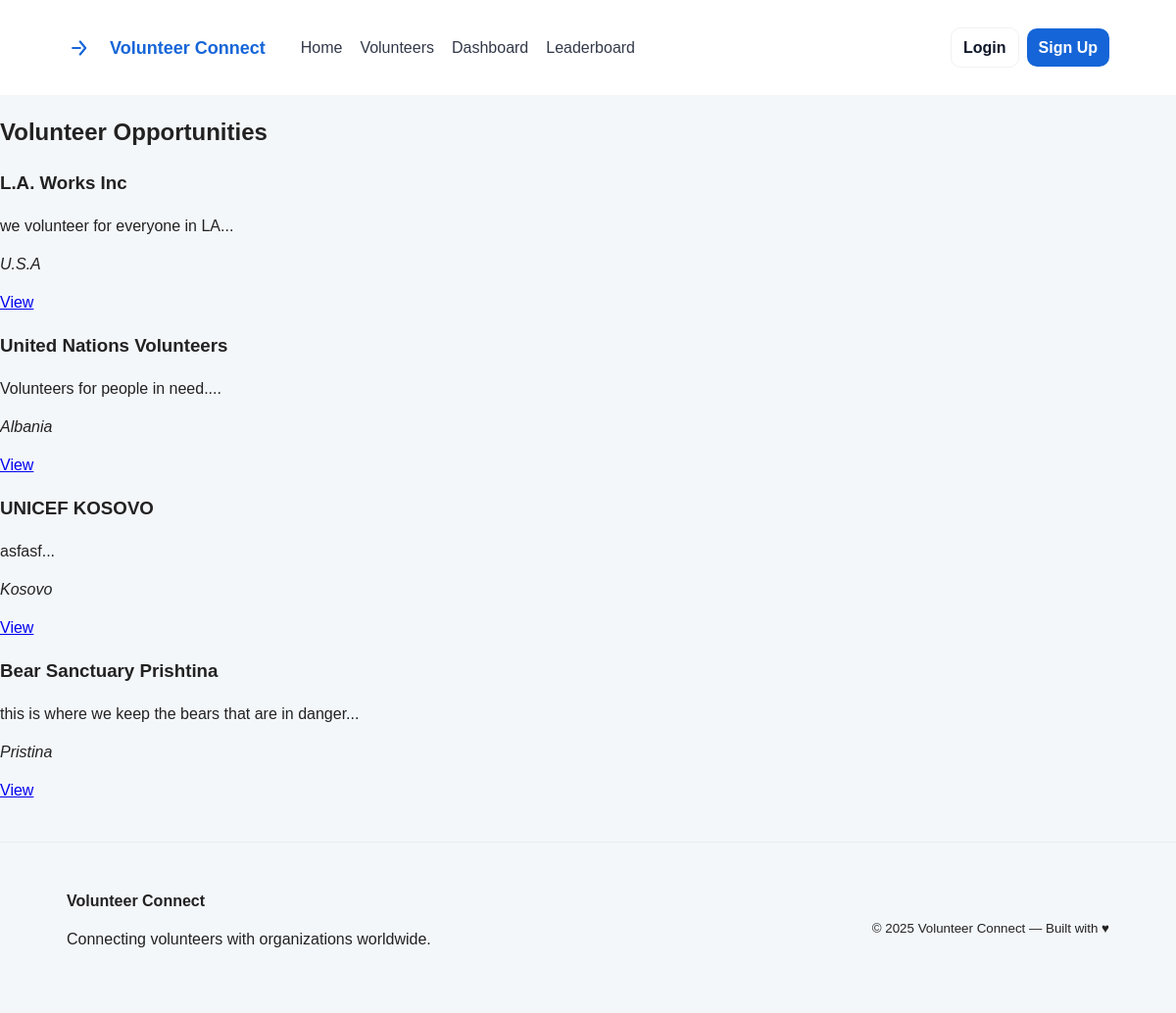
The page /public/places.php on the database its author committed.
### tables this page shows
CREATE TABLE `places` (
  `id` int(11) NOT NULL,
  `seeker_id` int(11) NOT NULL,
  `title` varchar(255) NOT NULL,
  `description` text DEFAULT NULL,
  `requirements` text DEFAULT NULL,
  `location` varchar(255) DEFAULT NULL,
  `tags` varchar(255) DEFAULT NULL,
  `image` varchar(255) DEFAULT NULL,
  `created_at` timestamp NOT NULL DEFAULT current_timestamp()
);

### includes/init.php (called while the page is built, shortened)
<?php
function e($str) {
    return htmlspecialchars($str, ENT_QUOTES, 'UTF-8');
}

### public/places.php (the view, shortened to what this page needs)
<?php
require_once __DIR__ . '/../includes/init.php';
require_once __DIR__ . '/../includes/header.php';
$stmt = $pdo->query('SELECT p.id,p.title,p.description,p.location,p.tags,u.name FROM places p JOIN users u ON p.seeker_id = u.id ORDER BY p.created_at DESC');
$places = $stmt->fetchAll();
echo '<h2>Volunteer Opportunities</h2>';
foreach ($places as $p) {
    echo '<div class="place">';
    echo '<h3>' . e($p['title']) . '</h3>';
    echo '<p>' . e(substr($p['description'],0,200)) . '...</p>';
    echo '<p><em>' . e($p['location']) . '</em></p>';
    echo '<p><a href="places.php?id=' . e($p['id']) . '">View</a></p>';
    echo '</div>';
}
require_once __DIR__ . '/../includes/footer.php';

### public/css/styles.css (style rules this page uses)
:root { --bg: #f5f7fb; --card: #ffffff; --muted: #6b7280; --accent: linear-gradient(90deg,#2b8ef7 0%,#5bd17a 100%); --primary: #1565d8; --radius: 12px; --shadow: 0 6px 24px rgba(13, 42, 80, 0.08); --glass: rgba(255,255,255,0.65); }
* { box-sizing:border-box }
html,body { height:100% }
body { margin:0; font-family: "Inter", system-ui, -apple-system, "Segoe UI", Roboto, "Helvetica Neue", Arial; background: var(--bg); color:#0f172a; -webkit-font-smoothing:antialiased; -moz-osx-font-smoothing:grayscale; line-height:1.45; }
body { margin: 0; padding: 0; font-family: "Poppins", sans-serif; background: #f4f7fa; color: #222; }

### rows shown on the page
places: title "L.A. Works Inc", description "we volunteer for everyone in LA", location "U.S.A"
places: title "United Nations Volunteers", description "Volunteers for people in need.", location "Albania"
places: title "UNICEF KOSOVO", description "asfasf", location "Kosovo"
places: title "Bear Sanctuary Prishtina", description "this is where we keep the bears that are in danger", location "Pristina"
